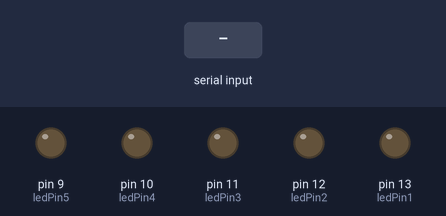
This sketch was run on a simulated Arduino Uno, built with avr-gcc and run on an emulated ATmega328P. On the bench: output pins drawn as LEDs (lit = HIGH). Inputs (shaded band) come from the test bench.

Above: at 1.2 s.
1.3 s: "5\n" received over Serial
At 2.1 s:
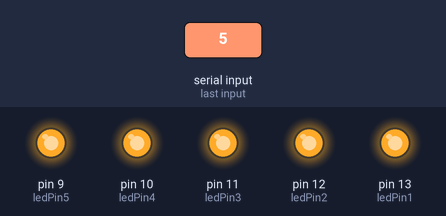
Timing chart, 0 to 4.3 s (numbered marks = the images above; inputs shaded):
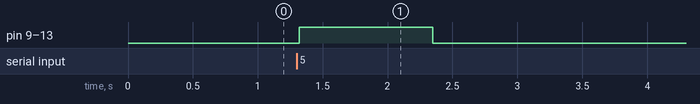

Measured:
- after the input at 1.3 s, pin 9 (ledPin5), pin 10 (ledPin4), pin 11 (ledPin3), pin 12 (ledPin2), pin 13 (ledPin1): LOW → HIGH at once, → LOW 1.0 s later

The sketch:

Proj_eca.ino
```cpp
const int ledPin1 = 13; // Pino do LED
const int ledPin2 = 12; // Pino do LED
const int ledPin3 = 11; // Pino do LED
const int ledPin4 = 10; // Pino do LED
const int ledPin5 = 9; // Pino do LED

void setup() {
  Serial.begin(9600); // Inicializa a comunicação serial
  pinMode(ledPin1, OUTPUT); // Configura o pino do LED como saída
  pinMode(ledPin2, OUTPUT);
  pinMode(ledPin3, OUTPUT);
  pinMode(ledPin4, OUTPUT);
  pinMode(ledPin5, OUTPUT);
}

void loop() {
  if (Serial.available() > 0) {
    int contador = Serial.parseInt(); // Lê o valor do contador da porta serial

    if (contador >= 0 && contador <= 5) {
      digitalWrite(ledPin1, LOW); // Desliga todos os LEDs
      digitalWrite(ledPin2, LOW);
      digitalWrite(ledPin3, LOW);
      digitalWrite(ledPin4, LOW);
      digitalWrite(ledPin5, LOW);

      // Acende a quantidade correta de LEDs
      if (contador >= 1) {
        digitalWrite(ledPin1, HIGH);
      }
      if (contador >= 2) {
        digitalWrite(ledPin2, HIGH);
      }
      if (contador >= 3) {
        digitalWrite(ledPin3, HIGH);
      }
      if (contador >= 4) {
        digitalWrite(ledPin4, HIGH);
      }
      if (contador >= 5) {
        digitalWrite(ledPin5, HIGH);
      }
    }
  }

  delay(30); // Atraso de 30 milissegundos
}
```
